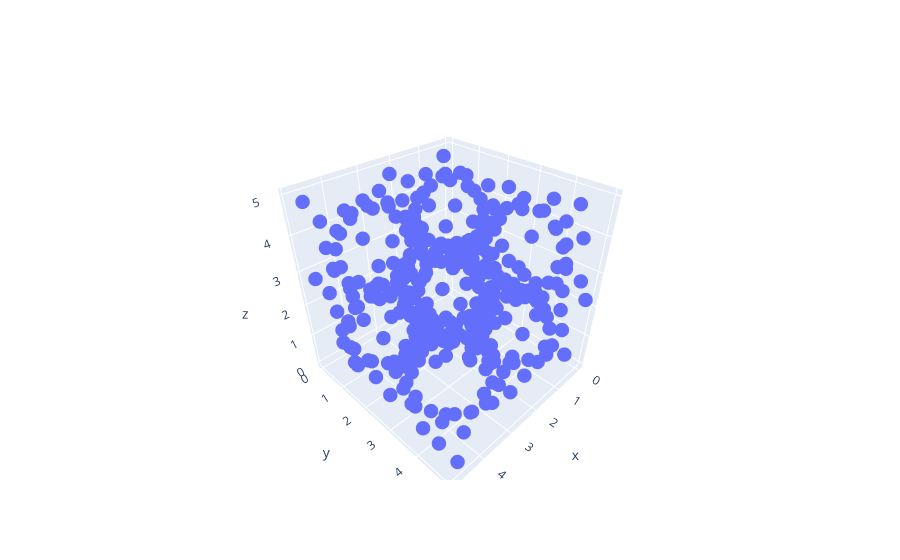

Source (notebook cell):
### Markdown cell above
### 2.1 Quench し、表示する。

### Code cell
from graphenestudio.quench import quench_particles
import plotly.graph_objects as go

r_quenched = quench_particles(r, cell, pot, dpot)
x_quenched = r_quenched @ cell


# mode='makers'を指定しないと点の間に線が引かれる
fig = go.Figure(
    data=[
        # go.Scatter3d(
        #     x=x[:, 0],
        #     y=x[:, 1],
        #     z=x[:, 2],
        #     mode="markers",
        #     marker=dict(
        #         size=6,
        #         # color=point_sum,
        #         colorscale="Viridis",
        #         # symbol=result_symbol
        #     ),
        # ),
        go.Scatter3d(
            x=x_quenched[:, 0],
            y=x_quenched[:, 1],
            z=x_quenched[:, 2],
            mode="markers",
            marker=dict(
                size=5,
                # color=point_sum,
                colorscale="Viridis",
                # symbol=result_symbol
            ),
        ),
    ]
)
fig.show()

### Figure 1 — Plotly figure (JSON) as saved in the notebook; plotly's stock layout.template omitted (floating-point values rounded to 4 significant figures; data arrays with more than 128 entries replaced by an {"elided": "..."} marker saying what was removed)
{"data": [{"marker": {"colorscale": [[0, "#440154"], [0.1111, "#482878"], [0.2222, "#3e4989"], [0.3333, "#31688e"], [0.4444, "#26828e"], [0.5556, "#1f9e89"], [0.6667, "#35b779"], [0.7778, "#6ece58"], [0.8889, "#b5de2b"], [1, "#fde725"]], "size": 5}, "mode": "markers", "type": "scatter3d", "x": {"elided": "336 float values"}, "y": {"elided": "336 float values"}, "z": {"elided": "336 float values"}}], "layout": {}}
